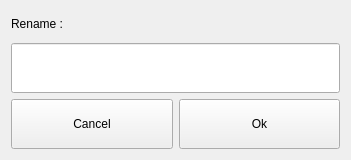
<?xml version="1.0" encoding="UTF-8"?>
<ui version="4.0">
 <class>dlgRename</class>
 <widget class="QDialog" name="dlgRename">
  <property name="geometry">
   <rect>
    <x>0</x>
    <y>0</y>
    <width>351</width>
    <height>160</height>
   </rect>
  </property>
  <property name="windowTitle">
   <string>Dialog</string>
  </property>
  <layout class="QGridLayout" name="gridLayout">
   <item row="0" column="0">
    <widget class="QLabel" name="label">
     <property name="text">
      <string>Rename :</string>
     </property>
    </widget>
   </item>
   <item row="2" column="0">
    <layout class="QHBoxLayout" name="horizontalLayout">
     <item>
      <widget class="QToolButton" name="btnCancel">
       <property name="sizePolicy">
        <sizepolicy hsizetype="Preferred" vsizetype="Fixed">
         <horstretch>0</horstretch>
         <verstretch>0</verstretch>
        </sizepolicy>
       </property>
       <property name="minimumSize">
        <size>
         <width>0</width>
         <height>50</height>
        </size>
       </property>
       <property name="text">
        <string>Cancel</string>
       </property>
      </widget>
     </item>
     <item>
      <widget class="QToolButton" name="btnOk">
       <property name="sizePolicy">
        <sizepolicy hsizetype="Preferred" vsizetype="Fixed">
         <horstretch>0</horstretch>
         <verstretch>0</verstretch>
        </sizepolicy>
       </property>
       <property name="minimumSize">
        <size>
         <width>0</width>
         <height>50</height>
        </size>
       </property>
       <property name="text">
        <string>Ok</string>
       </property>
      </widget>
     </item>
    </layout>
   </item>
   <item row="1" column="0">
    <widget class="QLineEdit" name="editName">
     <property name="minimumSize">
      <size>
       <width>0</width>
       <height>50</height>
      </size>
     </property>
    </widget>
   </item>
  </layout>
 </widget>
 <resources/>
 <connections/>
</ui>
